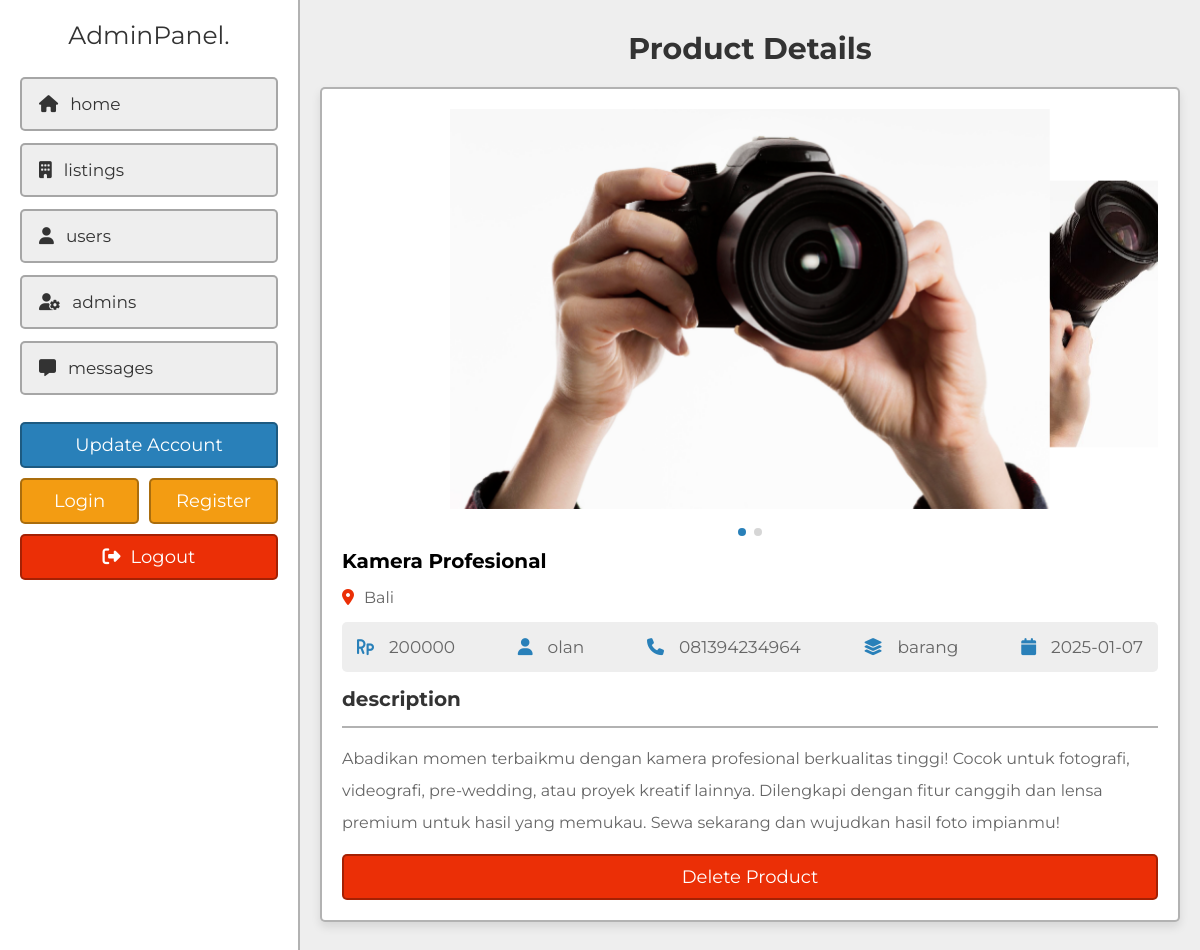
Screenshot of /project/admin/view_product.php?get_id=11 (signed in) with the database file from the repository.
### tables this page shows
CREATE TABLE `product` (
  `id` int(20) NOT NULL,
  `user_id` int(20) NOT NULL,
  `product_name` varchar(50) NOT NULL,
  `address` varchar(300) NOT NULL,
  `price` varchar(10) NOT NULL,
  `type` varchar(10) NOT NULL,
  `category` varchar(50) NOT NULL,
  `sub_category` varchar(50) NOT NULL,
  `specific_category` varchar(50) NOT NULL,
  `image_01` varchar(50) NOT NULL,
  `image_02` varchar(50) NOT NULL,
  `image_03` varchar(50) NOT NULL,
  `image_04` varchar(50) NOT NULL,
  `image_05` varchar(50) NOT NULL,
  `description` varchar(1000) NOT NULL,
  `date` date NOT NULL DEFAULT current_timestamp(),
  `click_count` int(11) DEFAULT 0
);

CREATE TABLE `users` (
  `id` int(20) NOT NULL,
  `name` varchar(50) NOT NULL,
  `number` varchar(13) NOT NULL,
  `email` varchar(50) NOT NULL,
  `password` varchar(50) NOT NULL,
  `profile_pic` varchar(255) DEFAULT NULL
);

### project/admin/view_product.php (the view, shortened to what this page needs)
<?php
include '../components/connect.php';
if(isset($_GET['get_id'])){
   $get_id = $_GET['get_id'];
}else{
   $get_id = '';
   header('location:dashboard.php');
}
?>
<!DOCTYPE html>
<html lang="en">
<head>
   <link rel="stylesheet" href="https://cdn.jsdelivr.net/npm/swiper@8/swiper-bundle.min.css" />
   <link rel="stylesheet" href="https://cdnjs.cloudflare.com/ajax/libs/font-awesome/6.2.0/css/all.min.css">
   <link rel="stylesheet" href="../css/admin_style.css">
</head>
<body>
<?php include '../components/admin_header.php'; ?>
<section class="view-product">
   <h1 class="heading">product details</h1>
   <?php
      $select_properties = $conn->prepare("SELECT * FROM `product` WHERE id = ? ORDER BY date DESC LIMIT 1");
      $select_properties->execute([$get_id]);
      if($select_properties->rowCount() > 0){
         while($fetch_product = $select_properties->fetch(PDO::FETCH_ASSOC)){
         $select_user = $conn->prepare("SELECT * FROM `users` WHERE id = ?");
         $select_user->execute([$fetch_product['user_id']]);
         $fetch_user = $select_user->fetch(PDO::FETCH_ASSOC);
   ?>
   <div class="details">
     <div class="swiper images-container">
         <div class="swiper-wrapper">
            <img src="../uploaded_files/<?= $fetch_product['image_01']; ?>" alt="" class="swiper-slide">
            <?php if(!empty($fetch_product['image_02'])){ ?>
            <img src="../uploaded_files/<?= $fetch_product['image_02']; ?>" alt="" class="swiper-slide">
            <?php } ?>
         </div>
         <div class="swiper-pagination"></div>
     </div>
      <h3 class="name"><?= $fetch_product['product_name']; ?></h3>
      <p class="location"><i class="fas fa-map-marker-alt"></i><span><?= $fetch_product['address']; ?></span></p>
      <div class="info">
         <p><i class="fas fa-rupiah-sign"></i><span><?= $fetch_product['price']; ?></span></p>
         <p><i class="fas fa-user"></i><span><?= $fetch_user['name']; ?></span></p>
         <p><i class="fas fa-phone"></i><a href="tel:1234567890"><?= $fetch_user['number']; ?></a></p>
         <p><i class="fas fa-layer-group"></i><span><?= $fetch_product['type']; ?></span></p>
         <p><i class="fas fa-calendar"></i><span><?= $fetch_product['date']; ?></span></p>
      </div>
      <h3 class="title">description</h3>
      <p class="description"><?= $fetch_product['description']; ?></p>
      <form action="" method="post" class="flex-btn">
         <input type="submit" value="delete product" name="delete" class="delete-btn" onclick="return confirm('delete this listing?');">
      </form>
   </div>
   <?php
      }
   }else{
      echo '<p class="empty">product not found! <a href="listings.php" style="margin-top:1.5rem;" class="option-btn">go to listings</a></p>';
   }
   ?>
</section>
</body>
</html>

### project/css/admin_style.css (style rules this page uses)
:root { --main-color:#2980b9; --orange:#f39c12; --red:#eb2f06; --light-color:#666; --light-bg:#eee; --white:#fff; --black:#333; --box-shadow:0 .5rem 1rem rgba(0,0,0,0.1); --border:.2rem solid rgba(0,0,0,.3); }
* { font-family: 'Montserrat', sans-serif; margin: 0; padding: 0; box-sizing: border-box; outline: none; border: none; text-decoration: none; }
html { font-size: 62.5%; overflow-x: hidden; scroll-behavior: smooth; scroll-padding-top: 5rem; }
body { background-color: var(--light-bg); padding-left: 30rem; }
section { padding: 3rem 2rem; max-width: 1200px; margin: 0 auto; }
.heading { margin-bottom: 2rem; text-align: center; text-transform: capitalize; color: var(--black); font-size: 3rem; }
.flex-btn { display: flex; column-gap: 1rem; justify-content: space-between; align-items: flex-end; }
.inline-btn, .inline-option-btn, .inline-delete-btn, .btn, .delete-btn, .option-btn { cursor: pointer; padding: 1rem 2.5rem; font-size: 1.8rem; color: var(--white); text-align: center; text-transform: capitalize; margin-top: 1rem; border-radius: .5rem; border: var(--border); }
.btn, .delete-btn, .option-btn { display: block; width: 100%; }
.delete-btn { background-color: var(--red); }
.view-product .details { background-color: var(--white); box-shadow: var(--box-shadow); border: var(--border); padding: 2rem; border-radius: .5rem; overflow-x: hidden; }
.view-product .details .images-container img { height: 40rem; object-fit: cover; width: 60rem; margin-bottom: 3rem; }
.swiper-pagination-bullets.swiper-pagination-horizontal { bottom: 0; }
.view-product .details .name { font-size: 2rem; text-overflow: ellipsis; overflow-x: hidden; margin-bottom: .5rem; padding-top: 1rem; }
.view-product .details .location { padding-top: 1rem; font-size: 1.6rem; color: var(--light-color); }
.view-product .details .location i { margin-right: 1rem; color: var(--red); }
.view-product .details .info { display: flex; background-color: var(--light-bg); padding: 1.5rem; margin: 1.5rem 0; justify-content: space-between; align-items: center; flex-wrap: wrap; gap: 2rem; border-radius: .5rem; }
.view-product .details .info p { font-size: 1.7rem; }
.view-product .details .info p span, .view-product .details .info p a { color: var(--light-color); }
.view-product .details .info p i { margin-right: 1.5rem; color: var(--main-color); }
.view-product .details .title { font-size: 2rem; color: var(--black); padding-bottom: 1.5rem; border-bottom: var(--border); }
.view-product .details .description { padding-top: 1rem; margin: .5rem 0; margin-top: .5rem; font-size: 1.6rem; color: var(--light-color); line-height: 2; }

### rows the page displays
product: image_01 (picture), image_02 (picture), product_name "Kamera Profesional", address "Bali", price "200000", user.name "olan", user.number "081394234964", type "barang", date "2025-01-07", description "Abadikan momen terbaikmu dengan kamera profesional berkualitas tinggi! Cocok untuk fotografi, videografi, pre-wedding, atau proyek kreatif lainnya. Dilengkapi dengan fitur canggih dan lensa premium untuk hasil yang memukau. Sewa sekarang dan wujudkan hasil foto impianmu!"
